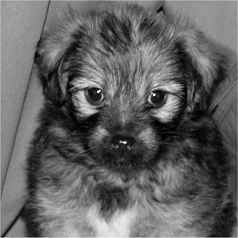
#> input picture images/dog.jpg, 238 x 238 px
$ python template09.py
#> lines starting #> are read from the running program, lines starting #| are printed output that depends on the picture
#!/usr/bin/env python3
# -*- coding: utf-8 -*-
"""
Exercise 8 Template
"""

import matplotlib.pyplot as plt
import numpy as np
from numpy.fft import fft2, ifft2

# Load image
img = plt.imread("../../images/dog.jpg")
#> img is the input picture: shape (238, 238); min 0, max 253, mean 98.1
f = img.copy()

# Tranform image to grayscale and float
if f.ndim > 2:
    f = np.mean(f, axis=2)
f = np.array(f, dtype=float)
(M, N) = f.shape
#> M = 238; N = 238


# Variables
# g1: filtered image in spatial domain
# g2: filtered image in frequency domain with filter designed in frequency domain
# g3: filtered image in frequency domain with filter designed in spatial domain
# H:  filter in frequency domain

# %% Filtering in spatial domain
g1 = np.zeros_like(f)
# TODO Filter f in spatial domain -> g1
dummy = np.pad(f, (1, 1), "constant")
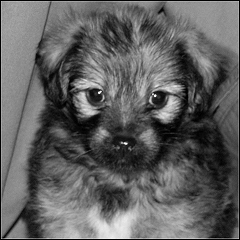
#> dummy: shape (240, 240) float64; min 0, max 253, mean 96.5
g1 = dummy.copy()
for ix in range(1, M + 1):
    for iy in range(1, N + 1):
        tmp = dummy[ix, iy - 1]
        tmp += dummy[ix, iy + 1]
        tmp += dummy[ix - 1, iy]
        tmp += dummy[ix + 1, iy]
        g1[ix - 1, iy - 1] = tmp / 4
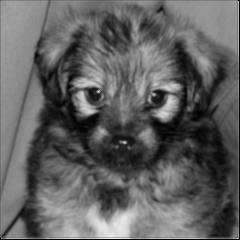
#> g1: shape (240, 240) float64; min 0, max 243, mean 97.1
g1 = g1[1:-1, 1:-1]
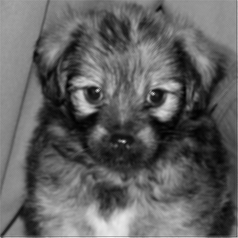
#> g1: shape (238, 238) float64; min 0.25, max 243, mean 97.8

# %% Filtering in frequency domain
P = 2 * M
#> P = 476
Q = 2 * N
#> Q = 476

# generate spatial filter
h = np.zeros(9)
h[1::2] = 1
h = np.reshape(h, (3, 3))

# FFT
# TODO calculate FFT of f
F = fft2(f, [P, Q])
# TODO calculate FFT of h
H3 = fft2(h, [P, Q])

# Generate frequency filter
H = np.zeros((P, Q))
# TODO Generate filter in frequency domain -> H

# Filtering
g2 = np.zeros_like(f)
g3 = np.zeros_like(f)
# TODO ifft(F * H) -> g2
# TODO ifft(F * fft(h)) -> g3

# %% Display results
fig, ax = plt.subplots(
    2, 2, num=1, clear=True, constrained_layout=True, figsize=(15, 15)
)
ax[0, 0].imshow(f, cmap="gray")
ax[0, 0].title.set_text("Original")
ax[0, 1].imshow(g1, cmap="gray")
ax[0, 1].title.set_text("Filtered in Spatial Domain")
ax[1, 0].imshow(g2, cmap="gray")
ax[1, 0].title.set_text("Filtered in Frequency Domain, Frequency Design")
ax[1, 1].imshow(g3, cmap="gray")
ax[1, 1].title.set_text("Filtered in Frequency Domain, Spatial Design")
for a in ax.flatten():
    a.axis("off")

fig2, ax2 = plt.subplots(num=2, clear=True, constrained_layout=True)
p = ax2.imshow(np.fft.fftshift(H), cmap="viridis")
#> H: shape (476, 476) float64; every value is 0
ax2.title.set_text("Filter in Frequency Domain")
fig2.colorbar(p)
plt.show()
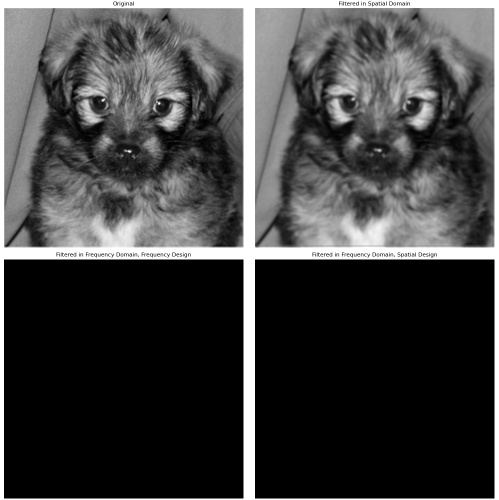
#> figure drawn by matplotlib, 4 panels
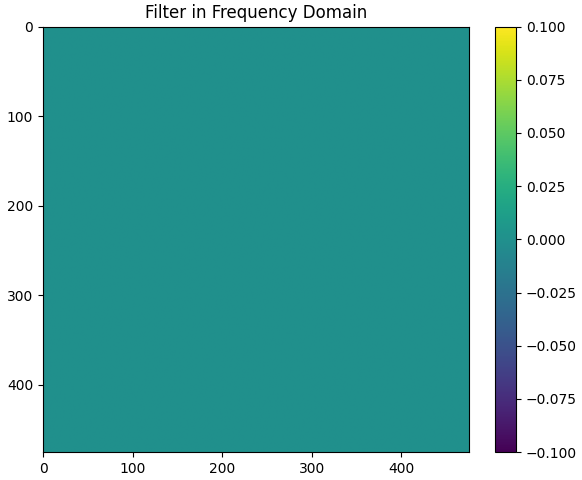
#> figure drawn by matplotlib, 2 panels
